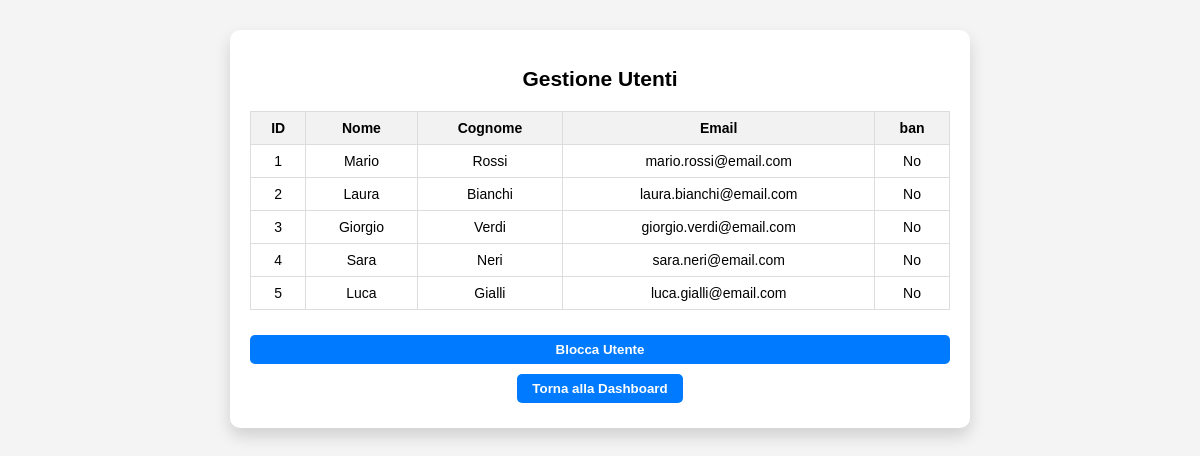
Page /ban_utente.php on the committed database.
### tables this page shows
CREATE TABLE UTENTI (
    idUtente INT AUTO_INCREMENT PRIMARY KEY,
    email VARCHAR(50) NOT NULL UNIQUE,
    nome VARCHAR(50) NOT NULL,
    cognome VARCHAR(50) NOT NULL,
    password VARCHAR(12) NOT NULL,
    ban TINYINT(1) NOT NULL DEFAULT 0
);

### ban_utente.php (the view, shortened to what this page needs)
<?php
$conn = new mysqli("localhost", "root", "", "lostfound_db");
$utenti = [];
$result = $conn->query("SELECT idUtente, nome, cognome, email, ban FROM UTENTI");
if ($result) {
    while ($row = $result->fetch_assoc()) {
        $utenti[] = $row;
    }
}
?>
<!DOCTYPE html>
<html lang="it">
<head>
    <link rel="stylesheet" href="style.css" />
</head>
<body>
<div class="container login-container">
    <h2>Gestione Utenti</h2>
    <form method="POST">
        <table>
            <thead>
                <tr>
                    <th>ID</th>
                    <th>Nome</th>
                    <th>Cognome</th>
                    <th>Email</th>
                    <th>ban</th>
                </tr>
            </thead>
            <tbody>
                <?php foreach ($utenti as $utente): ?>
                    <tr onclick="selectRow(this, <?= $utente['idUtente'] ?>)">
                        <td><?= $utente['idUtente'] ?></td>
                        <td><?= htmlspecialchars($utente['nome']) ?></td>
                        <td><?= htmlspecialchars($utente['cognome']) ?></td>
                        <td><?= htmlspecialchars($utente['email']) ?></td>
                        <td><?= $utente['ban'] ? 'Sì' : 'No' ?></td>
                    </tr>
                <?php endforeach; ?>
            </tbody>
        </table>
        <div class="button-group">
            <button type="submit" class="btn">Blocca Utente</button>
        </div>
    </form>
    <button class="btn" onclick="location.href='dashboard_admin.php'">Torna alla Dashboard</button>
</div>
</body>
</html>

### style.css (style rules this page uses)
body { font-family: Arial, sans-serif; background-color: #f4f4f4; font-size: 14px; }
.btn { display: inline-block; background-color: #007bff; color: white; padding: 7px 15px; margin: 5px 0; border-radius: 5px; text-decoration: none; font-weight: bold; border: none; cursor: pointer; transition: background-color 0.3s ease; }
.button-group { display: flex; flex-direction: column; gap: 10px; align-items: stretch; margin-top: 20px; }
.button-group .btn { width: 100%; text-align: center; }
.login-container { max-width: 700px; margin: 30px auto; padding: 20px; background: white; border-radius: 10px; box-shadow: 0 8px 16px rgba(0,0,0,0.15); text-align: center; }
table { width: 100%; border-collapse: collapse; margin-top: 20px; }
th, td { padding: 8px; border: 1px solid #ddd; }
th { background-color: #f2f2f2; }

### rows in the picture
utenti: idUtente "1", nome "Mario", cognome "Rossi", email "mario.rossi@email.com", ban "No"
utenti: idUtente "2", nome "Laura", cognome "Bianchi", email "laura.bianchi@email.com", ban "No"
utenti: idUtente "3", nome "Giorgio", cognome "Verdi", email "giorgio.verdi@email.com", ban "No"
utenti: idUtente "4", nome "Sara", cognome "Neri", email "sara.neri@email.com", ban "No"
utenti: idUtente "5", nome "Luca", cognome "Gialli", email "luca.gialli@email.com", ban "No"
